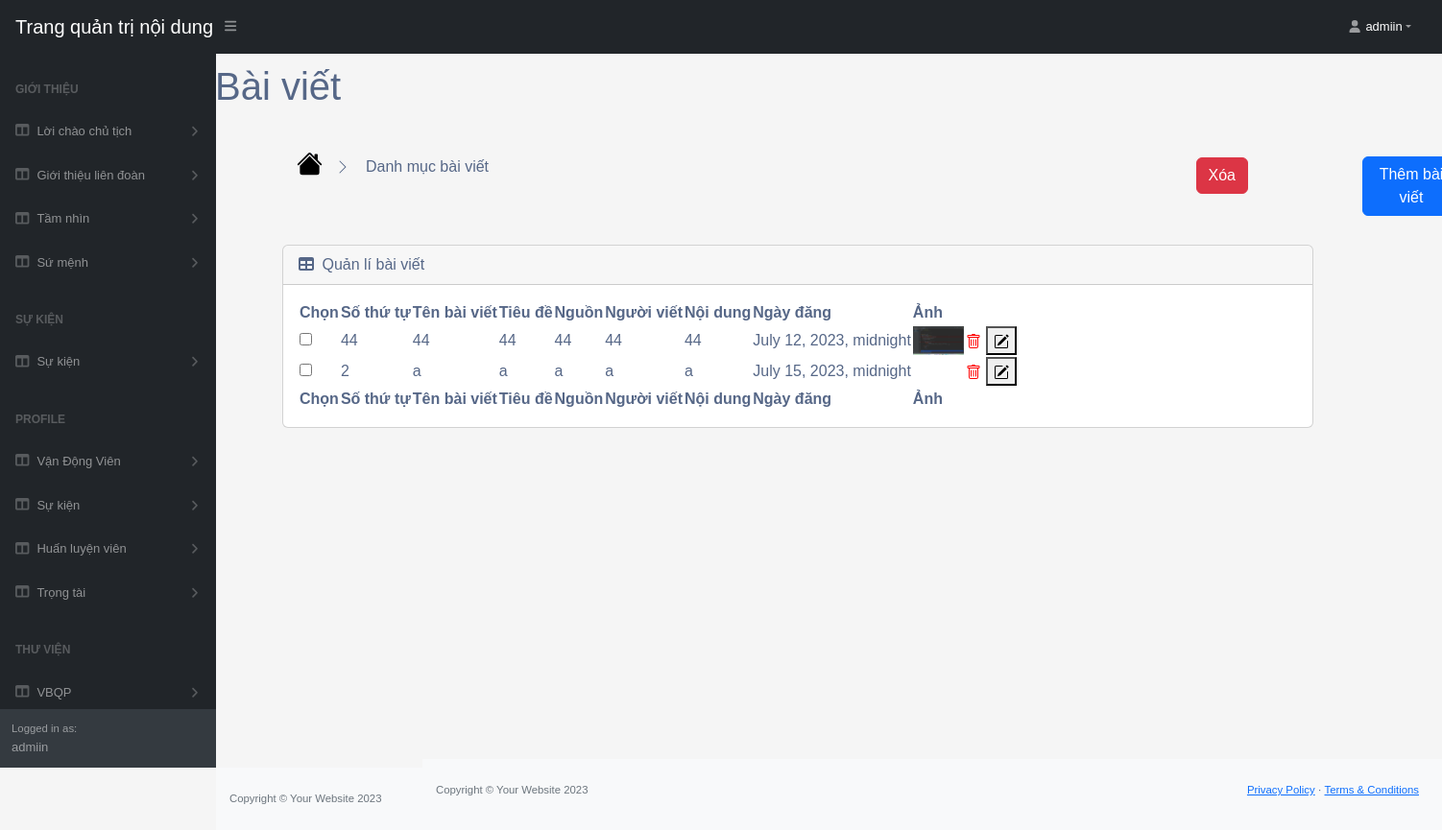
Before: /blog/list/ (signed in) with the older database file.
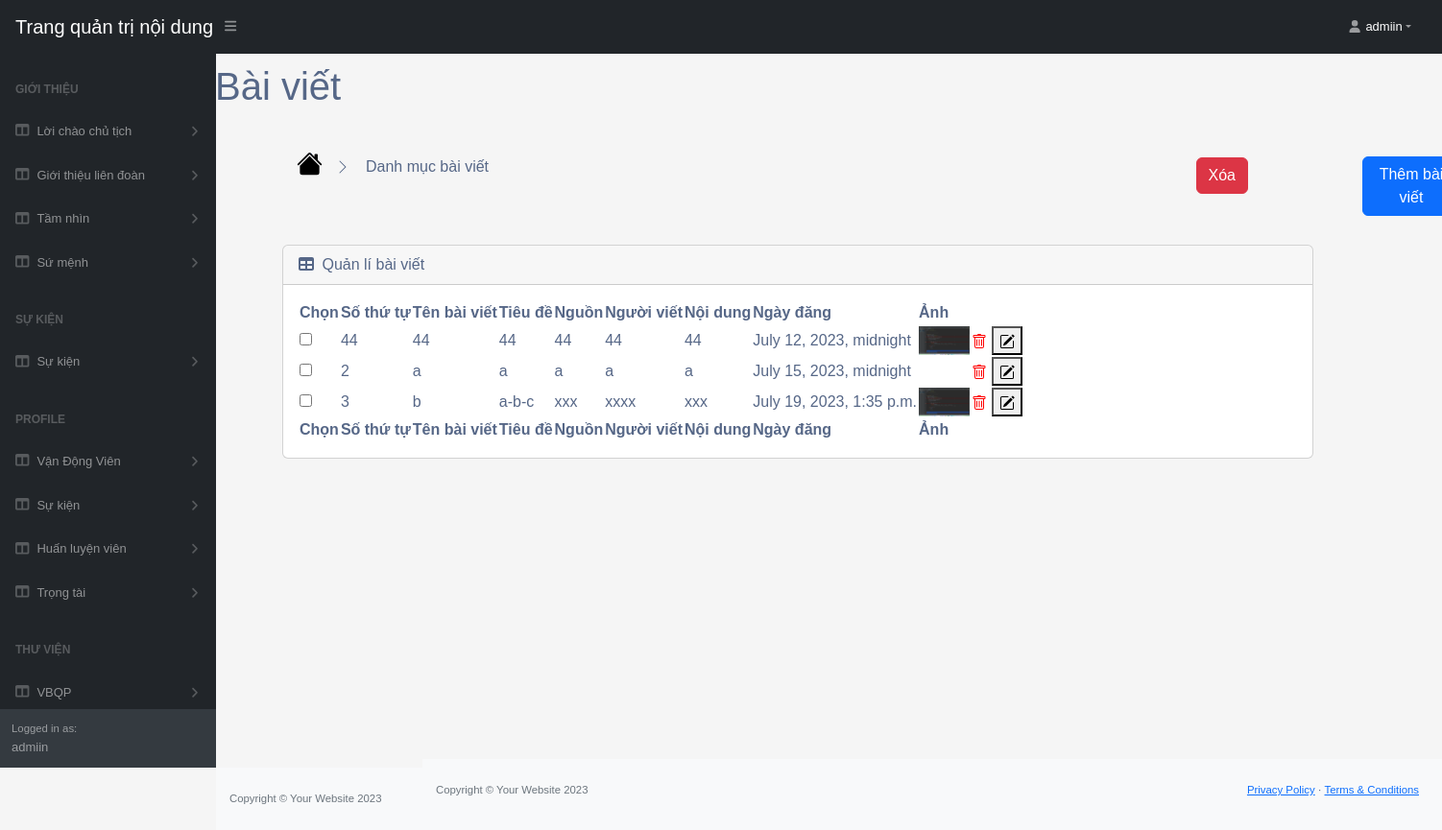
After: the same page with the newer database file.
### app/models.py (models this page shows, shortened)
class Blog(models.Model):
    stt = models.IntegerField(null=False)
    category = models.CharField(max_length=200, null=True)
    title = models.CharField(max_length=200, null=True)
    image = models.ImageField(null=True, blank=True)
    source = models.CharField(max_length=200, null=False)
    description = models.CharField(null=True, blank=True, max_length=200,)
    publication_date = models.DateTimeField()
    poster = models.CharField(max_length=50, null=True)
    @property
    def ImageURL(self):
        try:
            url = self.image.url
        except:
            url = ''
        return url

### app/views_blog.py (the view, shortened to what this page needs)
def tables(request):
    if request.user.is_authenticated:
        blogs = Blog.objects.all()
        return render(request, 'app/tables_blog.html', {'blogs': blogs})
    return render(request, 'app/tables_blog.html', {'blogs': None})

### app/templates/app/tables_blog.html (shortened to what the changed rows need)
{% extends 'app/base.html' %}
{% load static %}
    {% block tables %}
    <div class="container-fluid px-0 mt-0">
        <div id="layoutSidenav">
            <div id="layoutSidenav_content">
                <main style="transform: translate(-130px, -50px);">
                    <div class="container-fluid px-1">
                    <div class="container-fluid" id="myDiv">
                        <h1 class="mt-4" style="transform: translate(-70px, -20px);">Bài viết</h1>
                        <div class="card mb-4" style="font-size: 16px;">
                            <div class="card-body">
                                <form method="post" action="{% url 'list_blog' %}">
                                <table id="datatablesSimple">
                                    <thead>
                                        <tr>
                                            <th>Chọn</th>
                                            <th>Số thứ tự</th>
                                            <th>Tên bài viết</th>
                                            <th>Tiêu đề</th>
                                            <th>Nguồn</th>
                                            <th>Người viết</th>
                                            <th>Nội dung</th>
                                            <th>Ngày đăng</th>
                                            <th>Ảnh</th>
                                            <th></th>
                                        </tr>
                                    </thead>
                                    <tfoot>
                                        <tr>
                                            <th>Chọn</th>
                                            <th>Số thứ tự</th>
                                            <th>Tên bài viết</th>
                                            <th>Tiêu đề</th>
                                            <th>Nguồn</th>
                                            <th>Người viết</th>
                                            <th>Nội dung</th>
                                            <th>Ngày đăng</th>
                                            <th>Ảnh</th>
                                            <th></th>
                                        </tr>
                                    </tfoot>
                                    <tbody>
                                        {% for blog in blogs %}
                                        <tr>
                                          <td>
                                              <input name="delete_id" type="checkbox" value="{{ blog.id }}">
                                          </td>
                                          <td>{{ blog.stt }}</td>
                                          <td>{{ blog.category }}</td>
                                          <td>{{ blog.title }}</td>
                                          <td>{{ blog.source }}</td>
                                          <td>{{ blog.poster }}</td>
                                          <td>{{ blog.description }}</td>
                                          <td>{{ blog.publication_date }}</td>
                                          <td>
                                                <img src="{{ blog.ImageURL }}" alt="{{ blog.name }}" height="30px">
                                          </td>
                                          <td>
                                        <button type="submit" name="delete_id" value="{{ blog.id }}" class="delete-button">
                                        </button>
                                        <button type="submit" name="edit_id" value="{{ blog.id }}" class="edit-button">
                                        </button>
                                          </td>
                                        </tr>
                                        {% endfor %}
                                      </tbody>
                                </table>
                                </form>
                            </div>
                        </div>
                    </div>
                    </div>
                </main>
            </div>
        </div>
        </div>
    {% endblock tables %}

Changed rows visible on the page:
added Blog: stt "3", category "b", title "a-b-c", source "xxx", poster "xxxx", description "xxx", publication_date "July 19, 2023, 1:35 p.m.", ImageURL (picture), {{ blog.id }} 50 (drawn)
